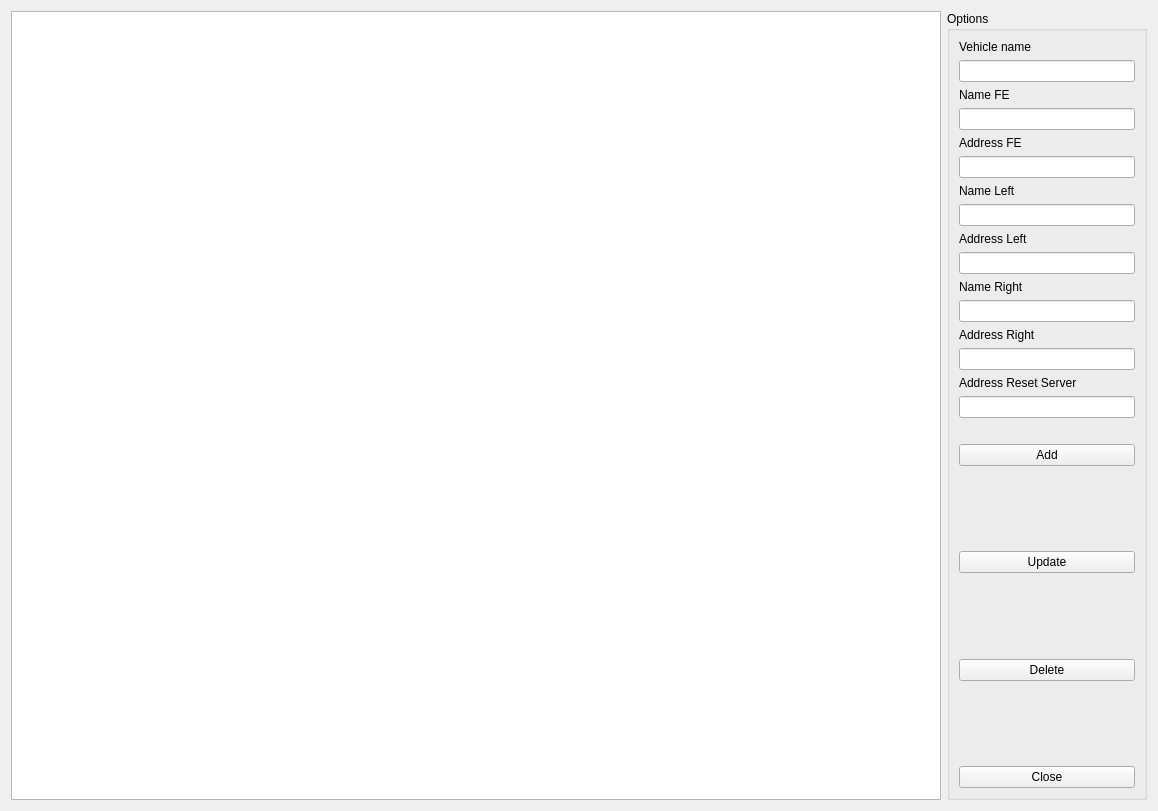
<?xml version="1.0" encoding="UTF-8"?>
<ui version="4.0">
 <class>Vehicles</class>
 <widget class="QWidget" name="Vehicles">
  <property name="geometry">
   <rect>
    <x>0</x>
    <y>0</y>
    <width>1158</width>
    <height>811</height>
   </rect>
  </property>
  <property name="windowTitle">
   <string>Form</string>
  </property>
  <layout class="QGridLayout" name="gridLayout">
   <item row="0" column="1">
    <widget class="QGroupBox" name="groupBox">
     <property name="sizePolicy">
      <sizepolicy hsizetype="Preferred" vsizetype="Preferred">
       <horstretch>0</horstretch>
       <verstretch>0</verstretch>
      </sizepolicy>
     </property>
     <property name="maximumSize">
      <size>
       <width>200</width>
       <height>16777215</height>
      </size>
     </property>
     <property name="title">
      <string>Options</string>
     </property>
     <layout class="QVBoxLayout" name="verticalLayout_2">
      <item>
       <layout class="QVBoxLayout" name="verticalLayout">
        <item>
         <widget class="QLabel" name="label">
          <property name="text">
           <string>Vehicle name</string>
          </property>
         </widget>
        </item>
        <item>
         <widget class="QLineEdit" name="leName"/>
        </item>
        <item>
         <widget class="QLabel" name="label_5">
          <property name="text">
           <string>Name FE</string>
          </property>
         </widget>
        </item>
        <item>
         <widget class="QLineEdit" name="leNameFE"/>
        </item>
        <item>
         <widget class="QLabel" name="label_2">
          <property name="text">
           <string>Address FE</string>
          </property>
         </widget>
        </item>
        <item>
         <widget class="QLineEdit" name="leAddressFE"/>
        </item>
        <item>
         <widget class="QLabel" name="label_6">
          <property name="text">
           <string>Name Left</string>
          </property>
         </widget>
        </item>
        <item>
         <widget class="QLineEdit" name="leNameLeft"/>
        </item>
        <item>
         <widget class="QLabel" name="label_3">
          <property name="text">
           <string>Address Left</string>
          </property>
         </widget>
        </item>
        <item>
         <widget class="QLineEdit" name="leAddressLeft"/>
        </item>
        <item>
         <widget class="QLabel" name="label_7">
          <property name="text">
           <string>Name Right</string>
          </property>
         </widget>
        </item>
        <item>
         <widget class="QLineEdit" name="leNameRight"/>
        </item>
        <item>
         <widget class="QLabel" name="label_4">
          <property name="text">
           <string>Address Right</string>
          </property>
         </widget>
        </item>
        <item>
         <widget class="QLineEdit" name="leAddressRight"/>
        </item>
        <item>
         <widget class="QLabel" name="label_8">
          <property name="text">
           <string>Address Reset Server</string>
          </property>
         </widget>
        </item>
        <item>
         <widget class="QLineEdit" name="leAddressServerReset"/>
        </item>
        <item>
         <spacer name="verticalSpacer_2">
          <property name="orientation">
           <enum>Qt::Vertical</enum>
          </property>
          <property name="sizeType">
           <enum>QSizePolicy::Fixed</enum>
          </property>
          <property name="sizeHint" stdset="0">
           <size>
            <width>20</width>
            <height>20</height>
           </size>
          </property>
         </spacer>
        </item>
        <item>
         <widget class="QPushButton" name="btnAdd">
          <property name="text">
           <string>Add</string>
          </property>
         </widget>
        </item>
        <item>
         <spacer name="verticalSpacer_3">
          <property name="orientation">
           <enum>Qt::Vertical</enum>
          </property>
          <property name="sizeHint" stdset="0">
           <size>
            <width>20</width>
            <height>40</height>
           </size>
          </property>
         </spacer>
        </item>
        <item>
         <widget class="QPushButton" name="btnUpdate">
          <property name="text">
           <string>Update</string>
          </property>
         </widget>
        </item>
        <item>
         <spacer name="verticalSpacer_4">
          <property name="orientation">
           <enum>Qt::Vertical</enum>
          </property>
          <property name="sizeHint" stdset="0">
           <size>
            <width>20</width>
            <height>40</height>
           </size>
          </property>
         </spacer>
        </item>
        <item>
         <widget class="QPushButton" name="btnDelete">
          <property name="text">
           <string>Delete</string>
          </property>
         </widget>
        </item>
        <item>
         <spacer name="verticalSpacer_5">
          <property name="orientation">
           <enum>Qt::Vertical</enum>
          </property>
          <property name="sizeHint" stdset="0">
           <size>
            <width>20</width>
            <height>40</height>
           </size>
          </property>
         </spacer>
        </item>
        <item>
         <widget class="QPushButton" name="btnClose">
          <property name="text">
           <string>Close</string>
          </property>
         </widget>
        </item>
       </layout>
      </item>
     </layout>
    </widget>
   </item>
   <item row="0" column="0">
    <layout class="QVBoxLayout" name="verticalLayout_3">
     <item>
      <widget class="QTableWidget" name="tableWidget"/>
     </item>
    </layout>
   </item>
  </layout>
 </widget>
 <resources/>
 <connections/>
</ui>
